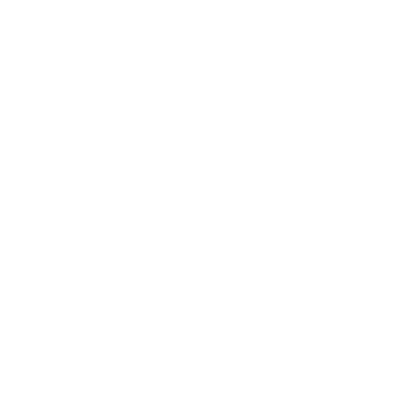
Frame 1 (no input)
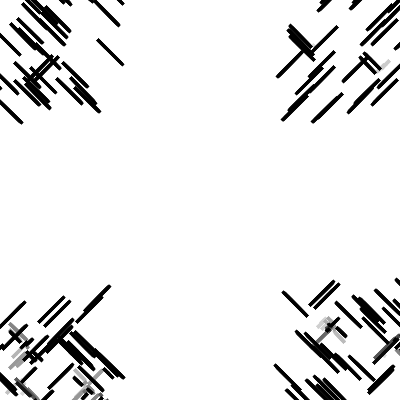
Frame 60 (the mouse pressed at the canvas centre just before this capture)
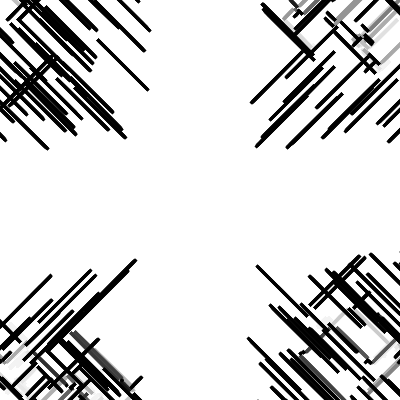
Frame 120 (the mouse held since frame 60 and released just before this capture)

The Processing sketch that drew these frames (run headless with seeded random() and noise(); from frame 60 on, the mouse is pressed at the canvas centre):

// Processing sketch: ImranAli13_uploadconvert
// ── ImranAli13_uploadconvert.pde
// TUNIO 2018
// His name was Imran Mir

// Could make radial! and switching! and cosntant angle shifts!

myrect[] lines;
int N = 400;
ArrayList<Float> other_x = new ArrayList<Float>();
ArrayList<Float> other_y = new ArrayList<Float>();

void setup() {
  size(400, 400);
  background(255);

  lines = new myrect[N];

  //lines[0] = new myrect(width,height/2,PI, 0);
  //lines[1] = new myrect(0,height/2,0, 1);

  for (int i = 0; i < N; i++) {
    switch(i%4) {
    case 0:
      lines[i] = new myrect(width+(random(200)-100), height+(random(200)-100), -3*PI/4, i); //   ^\
      break;
    case 1:
      lines[i] = new myrect(0+(random(200)-100), height+(random(200)-100), -1*PI/4, i); //   /^
      break;
    case 2:
      lines[i] = new myrect(0+(random(200)-100), 0+(random(200)-100), PI/4, i); //   \_
      break;
    case 3:
      lines[i] = new myrect(width+(random(200)-100), 0+(random(200)-100), 3*PI/4, i); //   _/
      break;
    }
  }
}

void draw() {
  fill(255, 10);
  noStroke();
  rect(-1, -1, width+1, height+1);

  other_x.clear();
  other_y.clear();

  for (int i = 0; i < N; i++) {   
    lines[i].update();
    other_x.add(lines[i].myxgoto);
    other_y.add(lines[i].myygoto);
  }

  for (int i = 0; i < N; i++) {
    lines[i].checkNeighbours(other_x, other_y);
  }
}


class myrect {
  float T;
  float Tstep = 0.2 + random(1)/100;
  float myx;
  float myy;
  float mya;
  float myxgoto;
  float myygoto;
  float mystroke = 0;

  float step = 3;
  int myd;
  float norway_factor = 6;

  int lastcollwith;
  int thiscollwith;

  myrect(float xin, float yin, float angle, int mydex) {
    myx = xin;
    myy = yin;
    mya = angle;
    myd = mydex;
  }

  void update() {
    strokeCap(SQUARE);
    strokeWeight(3);
    stroke(mystroke);
    myxgoto = myx+T*step*cos(mya);
    myygoto = myy+T*step*sin(mya);
    line(myx, myy, myxgoto, myygoto);
    T+=Tstep;
  }

  void change(float newangle) {
    myx = myx+T*step*cos(mya);
    myy = myy+T*step*sin(mya);
    T = 0;
    mya = newangle;
  }

  void checkNeighbours(ArrayList<Float> nx, ArrayList<Float> ny) {
    float mindist = 999999999;

    for (int i = 0; i < N; i++) {
      float cdist = dist(myxgoto, myygoto, nx.get(i), ny.get(i));

      if (cdist <= mindist && i != myd) {
        mindist = cdist;
        thiscollwith = i;
      }
    }

    if (mindist <= norway_factor && thiscollwith != lastcollwith) {
      change(mya + PI/2);
      lastcollwith = thiscollwith;
    }
  }
}
